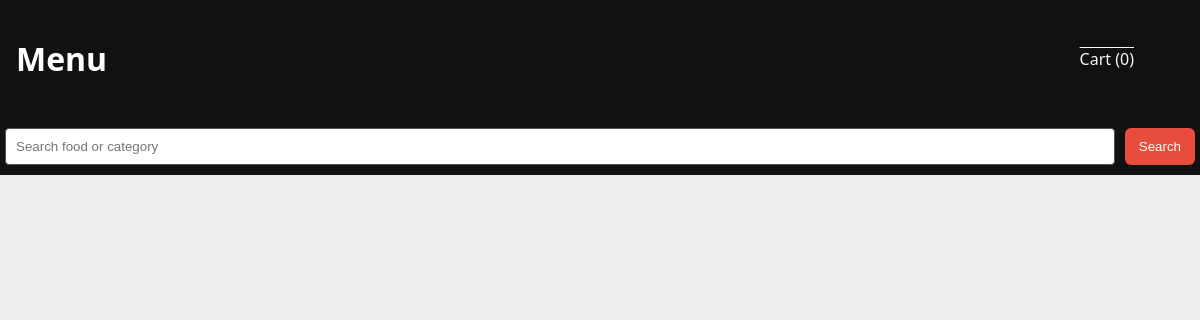
The app's page /public/index.php, older data.
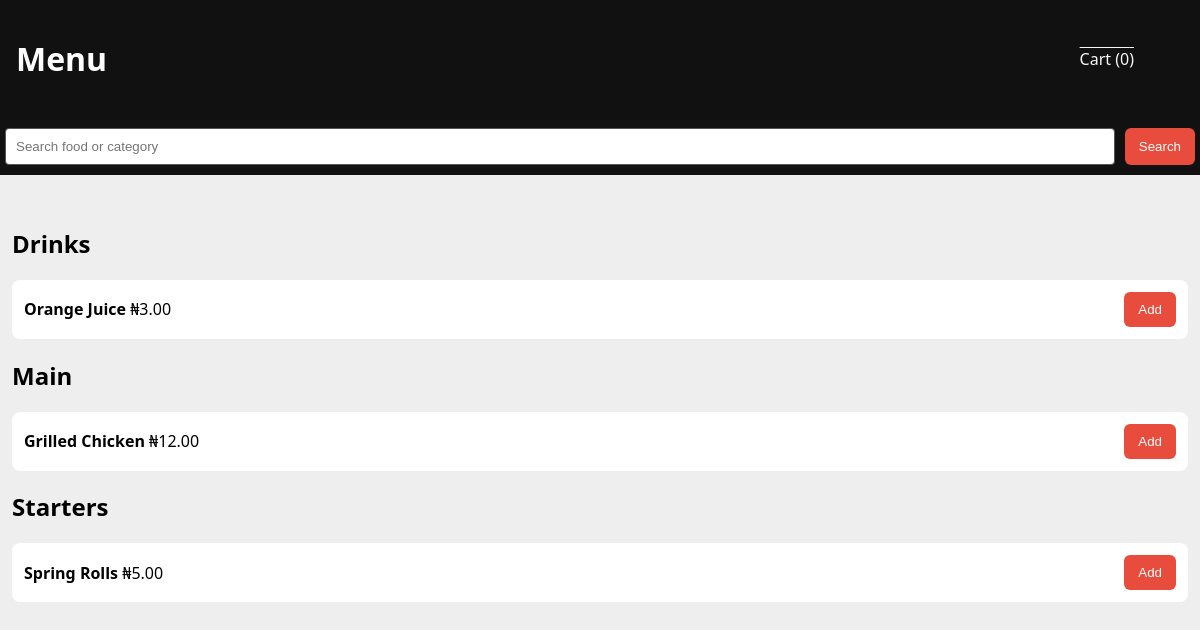
The same page, newer data.
### tables this page shows
CREATE TABLE menu_items (
    id INTEGER PRIMARY KEY AUTOINCREMENT,
    category_id INTEGER,
    name TEXT NOT NULL,
    description TEXT,
    price REAL NOT NULL,
    is_available INTEGER DEFAULT 1
);

### public/index.php (the view, shortened to what this page needs)
<?php
require __DIR__ . "/../src/database.php";
$search = trim($_GET['q'] ?? '');
$isSearch = $search !== '';
if ($isSearch) {
    $stmt = $pdo->prepare("
        SELECT m.id, m.name, m.price, c.name AS category
        FROM menu_items m
        LEFT JOIN categories c ON c.id = m.category_id
        WHERE m.name LIKE :q OR c.name LIKE :q
        ORDER BY c.name, m.name
    ");
    $stmt->execute(['q' => "%$search%"]);
    $items = $stmt->fetchAll(PDO::FETCH_ASSOC);
} else {
    $menu = $pdo->query("
        SELECT m.id, m.name, m.price, c.name AS category
        FROM menu_items m
        JOIN categories c ON c.id = m.category_id
        ORDER BY c.name, m.name
    ")->fetchAll(PDO::FETCH_ASSOC);
    $grouped = [];
    foreach ($menu as $i) {
        $grouped[$i['category']][] = $i;
    }
}
?>
<!DOCTYPE html>
<html>
<head>
<link rel="stylesheet" href="assets/css/style.css">
</head>
<body>
<header class="menu-header">
    <h1>Menu</h1>
    <a href="cart.php">Cart (<?= array_sum($_SESSION['cart']) ?>)</a>
</header>
<form class="search-bar">
    <input type="text" name="q" placeholder="Search food or category"
           value="<?= htmlspecialchars($search) ?>">
    <button>Search</button>
</form>
<main class="menu">
<?php if ($isSearch): ?>
    <h2>Results</h2>
    <?php if (!$items): ?>
        <p>No results found.</p>
    <?php endif; ?>
    <?php foreach ($items as $i): ?>
        <div class="menu-item">
            <div>
                <strong><?= htmlspecialchars($i['name']) ?></strong>
                <span><?= htmlspecialchars($i['category']) ?></span>
                <span>₦<?= number_format($i['price'], 2) ?></span>
            </div>
            <form method="POST">
                <input type="hidden" name="item_id" value="<?= $i['id'] ?>">
                <button type="submit" class="add-to-cart">Add</button>
            </form>
        </div>
    <?php endforeach; ?>
<?php else: ?>
    <?php foreach ($grouped as $cat => $items): ?>
        <section class="category">
            <h2><?= htmlspecialchars($cat) ?></h2>
            <?php foreach ($items as $i): ?>
                <div class="menu-item">
                    <div>
                        <strong><?= htmlspecialchars($i['name']) ?></strong>
                        <span>₦<?= number_format($i['price'], 2) ?></span>
                    </div>
                    <form method="POST">
                        <button type="submit" class="add-to-cart">Add</button>
                    </form>
                </div>
            <?php endforeach; ?>
        </section>
    <?php endforeach; ?>
<?php endif; ?>
</main>
</body>
</html>

Row changes from the older to the newer data that the page shows:
added menu_items: name "Orange Juice", price "3.00", shown under "Drinks"
added menu_items: name "Grilled Chicken", price "12.00", shown under "Main"
added menu_items: name "Spring Rolls", price "5.00", shown under "Starters"
Text that changed along with them:
new list line: "Drinks"
new list line: "Main"
new list line: "Starters"
